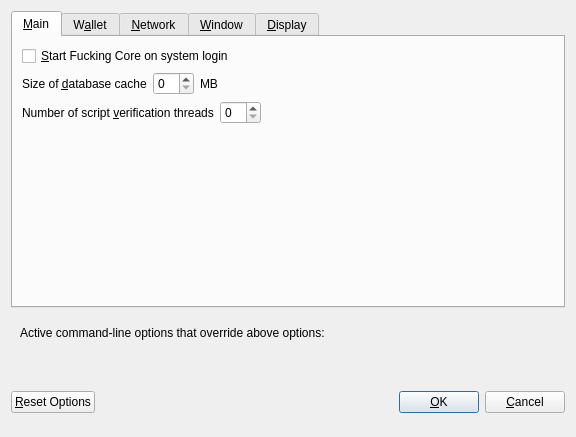
<?xml version="1.0" encoding="UTF-8"?>
<ui version="4.0">
 <class>OptionsDialog</class>
 <widget class="QDialog" name="OptionsDialog">
  <property name="geometry">
   <rect>
    <x>0</x>
    <y>0</y>
    <width>576</width>
    <height>402</height>
   </rect>
  </property>
  <property name="windowTitle">
   <string>Options</string>
  </property>
  <property name="modal">
   <bool>true</bool>
  </property>
  <layout class="QVBoxLayout" name="verticalLayout">
   <item>
    <widget class="QTabWidget" name="tabWidget">
     <property name="currentIndex">
      <number>0</number>
     </property>
     <widget class="QWidget" name="tabMain">
      <attribute name="title">
       <string>&amp;Main</string>
      </attribute>
      <layout class="QVBoxLayout" name="verticalLayout_Main">
       <item>
        <widget class="QCheckBox" name="bitcoinAtStartup">
         <property name="toolTip">
          <string>Automatically start Fucking Core after logging in to the system.</string>
         </property>
         <property name="text">
          <string>&amp;Start Fucking Core on system login</string>
         </property>
        </widget>
       </item>
       <item>
        <layout class="QHBoxLayout" name="horizontalLayout_2_Main">
         <item>
          <widget class="QLabel" name="databaseCacheLabel">
           <property name="text">
            <string>Size of &amp;database cache</string>
           </property>
           <property name="textFormat">
            <enum>Qt::PlainText</enum>
           </property>
           <property name="buddy">
            <cstring>databaseCache</cstring>
           </property>
          </widget>
         </item>
         <item>
          <widget class="QSpinBox" name="databaseCache"/>
         </item>
         <item>
          <widget class="QLabel" name="databaseCacheUnitLabel">
           <property name="text">
            <string>MB</string>
           </property>
           <property name="textFormat">
            <enum>Qt::PlainText</enum>
           </property>
          </widget>
         </item>
         <item>
          <spacer name="horizontalSpacer_2_Main">
           <property name="orientation">
            <enum>Qt::Horizontal</enum>
           </property>
           <property name="sizeHint" stdset="0">
            <size>
             <width>40</width>
             <height>20</height>
            </size>
           </property>
          </spacer>
         </item>
        </layout>
       </item>
       <item>
        <layout class="QHBoxLayout" name="horizontalLayout_3_Main">
         <item>
          <widget class="QLabel" name="threadsScriptVerifLabel">
           <property name="text">
            <string>Number of script &amp;verification threads</string>
           </property>
           <property name="textFormat">
            <enum>Qt::PlainText</enum>
           </property>
           <property name="buddy">
            <cstring>threadsScriptVerif</cstring>
           </property>
          </widget>
         </item>
         <item>
          <widget class="QSpinBox" name="threadsScriptVerif">
           <property name="toolTip">
            <string>(0 = auto, &lt;0 = leave that many cores free)</string>
           </property>
          </widget>
         </item>
         <item>
          <spacer name="horizontalSpacer_3_Main">
           <property name="orientation">
            <enum>Qt::Horizontal</enum>
           </property>
           <property name="sizeHint" stdset="0">
            <size>
             <width>40</width>
             <height>20</height>
            </size>
           </property>
          </spacer>
         </item>
        </layout>
       </item>
       <item>
        <spacer name="verticalSpacer_Main">
         <property name="orientation">
          <enum>Qt::Vertical</enum>
         </property>
         <property name="sizeHint" stdset="0">
          <size>
           <width>20</width>
           <height>40</height>
          </size>
         </property>
        </spacer>
       </item>
      </layout>
     </widget>
     <widget class="QWidget" name="tabWallet">
      <attribute name="title">
       <string>W&amp;allet</string>
      </attribute>
      <layout class="QVBoxLayout" name="verticalLayout_Wallet">
       <item>
        <widget class="QGroupBox" name="groupBox">
         <property name="title">
          <string>Expert</string>
         </property>
         <layout class="QVBoxLayout" name="verticalLayout_2">
          <item>
           <widget class="QCheckBox" name="coinControlFeatures">
            <property name="toolTip">
             <string>Whether to show coin control features or not.</string>
            </property>
            <property name="text">
             <string>Enable coin &amp;control features</string>
            </property>
           </widget>
          </item>
          <item>
           <widget class="QCheckBox" name="showMasternodesTab">
            <property name="toolTip">
             <string>Show additional tab listing all your masternodes in first sub-tab&lt;br/&gt;and all masternodes on the network in second sub-tab.</string>
            </property>
            <property name="text">
             <string>Show Masternodes Tab</string>
            </property>
           </widget>
          </item>
          <item>
           <widget class="QCheckBox" name="showAdvancedPSUI">
            <property name="toolTip">
             <string>Show additional information and buttons for PrivateSend on overview screen.</string>
            </property>
            <property name="text">
             <string>Enable advanced PrivateSend interface</string>
            </property>
           </widget>
          </item>
          <item>
           <widget class="QCheckBox" name="lowKeysWarning">
            <property name="toolTip">
             <string>Show warning dialog when PrivateSend detects that wallet has very low number of keys left.</string>
            </property>
            <property name="text">
             <string>Warn if PrivateSend is running out of keys</string>
            </property>
           </widget>
          </item>
          <item>
           <widget class="QCheckBox" name="privateSendMultiSession">
            <property name="toolTip">
             <string>Whether to use experimental PrivateSend mode with multiple mixing sessions per block.&lt;br/&gt;Note: You must use this feature carefully.&lt;br/&gt;Make sure you always have recent wallet (auto)backup in a safe place!</string>
            </property>
            <property name="text">
             <string>Enable PrivateSend &amp;multi-session</string>
            </property>
           </widget>
          </item>
          <item>
           <widget class="QCheckBox" name="spendZeroConfChange">
            <property name="toolTip">
             <string>If you disable the spending of unconfirmed change, the change from a transaction&lt;br/&gt;cannot be used until that transaction has at least one confirmation.&lt;br/&gt;This also affects how your balance is computed.</string>
            </property>
            <property name="text">
             <string>&amp;Spend unconfirmed change</string>
            </property>
           </widget>
          </item>
         </layout>
        </widget>
       </item>
       <item>
        <layout class="QHBoxLayout" name="horizontalLayout_4_Wallet">
         <item>
          <widget class="QLabel" name="label">
           <property name="toolTip">
            <string>This setting determines the amount of individual masternodes that an input will be anonymized through.&lt;br/&gt;More rounds of anonymization gives a higher degree of privacy, but also costs more in fees.</string>
           </property>
           <property name="text">
            <string>PrivateSend rounds to use</string>
           </property>
          </widget>
         </item>
         <item>
          <widget class="QSpinBox" name="privateSendRounds">
           <property name="minimum">
            <number>2</number>
           </property>
           <property name="maximum">
            <number>8</number>
           </property>
           <property name="value">
            <number>4</number>
           </property>
          </widget>
         </item>
        </layout>
       </item>
       <item>
        <layout class="QHBoxLayout" name="horizontalLayout">
         <item>
          <widget class="QLabel" name="label_2">
           <property name="toolTip">
            <string>This amount acts as a threshold to turn off PrivateSend once it's reached.</string>
           </property>
           <property name="statusTip">
            <string notr="true"/>
           </property>
           <property name="whatsThis">
            <string notr="true"/>
           </property>
           <property name="accessibleName">
            <string notr="true"/>
           </property>
           <property name="accessibleDescription">
            <string notr="true"/>
           </property>
           <property name="text">
            <string>Amount of Fucking to keep anonymized</string>
           </property>
          </widget>
         </item>
         <item>
          <widget class="QSpinBox" name="privateSendAmount">
           <property name="minimum">
            <number>2</number>
           </property>
           <property name="maximum">
            <number>2000</number>
           </property>
           <property name="singleStep">
            <number>10</number>
           </property>
           <property name="value">
            <number>1000</number>
           </property>
          </widget>
         </item>
        </layout>
       </item>
       <item>
        <spacer name="verticalSpacer_Wallet">
         <property name="orientation">
          <enum>Qt::Vertical</enum>
         </property>
         <property name="sizeHint" stdset="0">
          <size>
           <width>20</width>
           <height>40</height>
          </size>
         </property>
        </spacer>
       </item>
      </layout>
     </widget>
     <widget class="QWidget" name="tabNetwork">
      <attribute name="title">
       <string>&amp;Network</string>
      </attribute>
      <layout class="QVBoxLayout" name="verticalLayout_Network">
       <item>
        <widget class="QCheckBox" name="mapPortUpnp">
         <property name="toolTip">
          <string>Automatically open the Fucking Core client port on the router. This only works when your router supports UPnP and it is enabled.</string>
         </property>
         <property name="text">
          <string>Map port using &amp;UPnP</string>
         </property>
        </widget>
       </item>
       <item>
        <widget class="QCheckBox" name="allowIncoming">
         <property name="toolTip">
          <string>Accept connections from outside</string>
         </property>
         <property name="text">
          <string>Allow incoming connections</string>
         </property>
        </widget>
       </item>
       <item>
        <widget class="QCheckBox" name="connectSocks">
         <property name="toolTip">
          <string>Connect to the Fucking network through a SOCKS5 proxy.</string>
         </property>
         <property name="text">
          <string>&amp;Connect through SOCKS5 proxy (default proxy):</string>
         </property>
        </widget>
       </item>
       <item>
        <layout class="QHBoxLayout" name="horizontalLayout_1_Network">
         <item>
          <widget class="QLabel" name="proxyIpLabel">
           <property name="text">
            <string>Proxy &amp;IP:</string>
           </property>
           <property name="textFormat">
            <enum>Qt::PlainText</enum>
           </property>
           <property name="buddy">
            <cstring>proxyIp</cstring>
           </property>
          </widget>
         </item>
         <item>
          <widget class="QValidatedLineEdit" name="proxyIp">
           <property name="minimumSize">
            <size>
             <width>140</width>
             <height>0</height>
            </size>
           </property>
           <property name="maximumSize">
            <size>
             <width>140</width>
             <height>16777215</height>
            </size>
           </property>
           <property name="toolTip">
            <string>IP address of the proxy (e.g. IPv4: 127.0.0.1 / IPv6: ::1)</string>
           </property>
          </widget>
         </item>
         <item>
          <widget class="QLabel" name="proxyPortLabel">
           <property name="text">
            <string>&amp;Port:</string>
           </property>
           <property name="textFormat">
            <enum>Qt::PlainText</enum>
           </property>
           <property name="buddy">
            <cstring>proxyPort</cstring>
           </property>
          </widget>
         </item>
         <item>
          <widget class="QLineEdit" name="proxyPort">
           <property name="minimumSize">
            <size>
             <width>55</width>
             <height>0</height>
            </size>
           </property>
           <property name="maximumSize">
            <size>
             <width>55</width>
             <height>16777215</height>
            </size>
           </property>
           <property name="toolTip">
            <string>Port of the proxy (e.g. 9050)</string>
           </property>
          </widget>
         </item>
         <item>
          <spacer name="horizontalSpacer_1_Network">
           <property name="orientation">
            <enum>Qt::Horizontal</enum>
           </property>
           <property name="sizeHint" stdset="0">
            <size>
             <width>40</width>
             <height>20</height>
            </size>
           </property>
          </spacer>
         </item>
        </layout>
       </item>
       <item>
        <layout class="QHBoxLayout" name="horizontalLayout_2_Network">
         <item>
          <widget class="QLabel" name="proxyActiveNets">
           <property name="text">
            <string>Used for reaching peers via:</string>
           </property>
           <property name="textFormat">
            <enum>Qt::PlainText</enum>
           </property>
          </widget>
         </item>
         <item>
          <widget class="QCheckBox" name="proxyReachIPv4">
           <property name="enabled">
            <bool>false</bool>
           </property>
           <property name="toolTip">
            <string>Shows, if the supplied default SOCKS5 proxy is used to reach peers via this network type.</string>
           </property>
           <property name="text">
            <string/>
           </property>
          </widget>
         </item>
         <item>
          <widget class="QLabel" name="proxyReachIPv4Label">
           <property name="text">
            <string>IPv4</string>
           </property>
           <property name="textFormat">
            <enum>Qt::PlainText</enum>
           </property>
          </widget>
         </item>
         <item>
          <widget class="QCheckBox" name="proxyReachIPv6">
           <property name="enabled">
            <bool>false</bool>
           </property>
           <property name="toolTip">
            <string>Shows, if the supplied default SOCKS5 proxy is used to reach peers via this network type.</string>
           </property>
           <property name="text">
            <string/>
           </property>
          </widget>
         </item>
         <item>
          <widget class="QLabel" name="proxyReachIPv6Label">
           <property name="text">
            <string>IPv6</string>
           </property>
           <property name="textFormat">
            <enum>Qt::PlainText</enum>
           </property>
          </widget>
         </item>
         <item>
          <widget class="QCheckBox" name="proxyReachTor">
           <property name="enabled">
            <bool>false</bool>
           </property>
           <property name="toolTip">
            <string>Shows, if the supplied default SOCKS5 proxy is used to reach peers via this network type.</string>
           </property>
           <property name="text">
            <string/>
           </property>
          </widget>
         </item>
         <item>
          <widget class="QLabel" name="proxyReachTorLabel">
           <property name="text">
            <string>Tor</string>
           </property>
           <property name="textFormat">
            <enum>Qt::PlainText</enum>
           </property>
          </widget>
         </item>
         <item>
          <spacer name="horizontalSpacer_2_Network">
           <property name="orientation">
            <enum>Qt::Horizontal</enum>
           </property>
           <property name="sizeHint" stdset="0">
            <size>
             <width>40</width>
             <height>20</height>
            </size>
           </property>
          </spacer>
         </item>
        </layout>
       </item>
       <item>
        <widget class="QCheckBox" name="connectSocksTor">
         <property name="toolTip">
          <string>Connect to the Fucking network through a separate SOCKS5 proxy for Tor hidden services.</string>
         </property>
         <property name="text">
          <string>Use separate SOCKS5 proxy to reach peers via Tor hidden services:</string>
         </property>
        </widget>
       </item>
       <item>
        <layout class="QHBoxLayout" name="horizontalLayout_3_Network">
         <item>
          <widget class="QLabel" name="proxyIpTorLabel">
           <property name="text">
            <string>Proxy &amp;IP:</string>
           </property>
           <property name="textFormat">
            <enum>Qt::PlainText</enum>
           </property>
           <property name="buddy">
            <cstring>proxyIpTor</cstring>
           </property>
          </widget>
         </item>
         <item>
          <widget class="QValidatedLineEdit" name="proxyIpTor">
           <property name="minimumSize">
            <size>
             <width>140</width>
             <height>0</height>
            </size>
           </property>
           <property name="maximumSize">
            <size>
             <width>140</width>
             <height>16777215</height>
            </size>
           </property>
           <property name="toolTip">
            <string>IP address of the proxy (e.g. IPv4: 127.0.0.1 / IPv6: ::1)</string>
           </property>
          </widget>
         </item>
         <item>
          <widget class="QLabel" name="proxyPortTorLabel">
           <property name="text">
            <string>&amp;Port:</string>
           </property>
           <property name="textFormat">
            <enum>Qt::PlainText</enum>
           </property>
           <property name="buddy">
            <cstring>proxyPortTor</cstring>
           </property>
          </widget>
         </item>
         <item>
          <widget class="QLineEdit" name="proxyPortTor">
           <property name="minimumSize">
            <size>
             <width>55</width>
             <height>0</height>
            </size>
           </property>
           <property name="maximumSize">
            <size>
             <width>55</width>
             <height>16777215</height>
            </size>
           </property>
           <property name="toolTip">
            <string>Port of the proxy (e.g. 9050)</string>
           </property>
          </widget>
         </item>
         <item>
          <spacer name="horizontalSpacer_4_Network">
           <property name="orientation">
            <enum>Qt::Horizontal</enum>
           </property>
           <property name="sizeHint" stdset="0">
            <size>
             <width>40</width>
             <height>20</height>
            </size>
           </property>
          </spacer>
         </item>
        </layout>
       </item>
       <item>
        <spacer name="verticalSpacer_Network">
         <property name="orientation">
          <enum>Qt::Vertical</enum>
         </property>
         <property name="sizeHint" stdset="0">
          <size>
           <width>20</width>
           <height>40</height>
          </size>
         </property>
        </spacer>
       </item>
      </layout>
     </widget>
     <widget class="QWidget" name="tabWindow">
      <attribute name="title">
       <string>&amp;Window</string>
      </attribute>
      <layout class="QVBoxLayout" name="verticalLayout_Window">
       <item>
        <widget class="QCheckBox" name="hideTrayIcon">
         <property name="toolTip">
          <string>&amp;Hide the icon from the system tray.</string>
         </property>
         <property name="text">
          <string>Hide tray icon</string>
         </property>
        </widget>
       </item>
       <item>
        <widget class="QCheckBox" name="minimizeToTray">
         <property name="toolTip">
          <string>Show only a tray icon after minimizing the window.</string>
         </property>
         <property name="text">
          <string>&amp;Minimize to the tray instead of the taskbar</string>
         </property>
        </widget>
       </item>
       <item>
        <widget class="QCheckBox" name="minimizeOnClose">
         <property name="toolTip">
          <string>Minimize instead of exit the application when the window is closed. When this option is enabled, the application will be closed only after selecting Exit in the menu.</string>
         </property>
         <property name="text">
          <string>M&amp;inimize on close</string>
         </property>
        </widget>
       </item>
       <item>
        <spacer name="verticalSpacer_Window">
         <property name="orientation">
          <enum>Qt::Vertical</enum>
         </property>
         <property name="sizeHint" stdset="0">
          <size>
           <width>20</width>
           <height>40</height>
          </size>
         </property>
        </spacer>
       </item>
      </layout>
     </widget>
     <widget class="QWidget" name="tabDisplay">
      <attribute name="title">
       <string>&amp;Display</string>
      </attribute>
      <layout class="QVBoxLayout" name="verticalLayout_Display">
       <item>
        <layout class="QHBoxLayout" name="horizontalLayout_1_Display">
         <item>
          <widget class="QLabel" name="langLabel">
           <property name="text">
            <string>User Interface &amp;language:</string>
           </property>
           <property name="textFormat">
            <enum>Qt::PlainText</enum>
           </property>
           <property name="buddy">
            <cstring>lang</cstring>
           </property>
          </widget>
         </item>
         <item>
          <widget class="QValueComboBox" name="lang">
           <property name="toolTip">
            <string>The user interface language can be set here. This setting will take effect after restarting Fucking Core.</string>
           </property>
          </widget>
         </item>
        </layout>
       </item>
       <item>
        <widget class="QLabel" name="label_3">
         <property name="toolTip">
          <string notr="true"/>
         </property>
         <property name="statusTip">
          <string notr="true"/>
         </property>
         <property name="whatsThis">
          <string notr="true"/>
         </property>
         <property name="accessibleName">
          <string notr="true"/>
         </property>
         <property name="text">
          <string>Language missing or translation incomplete? Help contributing translations here:
https://www.transifex.com/projects/p/fucking/</string>
         </property>
         <property name="wordWrap">
          <bool>true</bool>
         </property>
         <property name="openExternalLinks">
          <bool>true</bool>
         </property>
         <property name="textInteractionFlags">
          <set>Qt::TextBrowserInteraction</set>
         </property>
        </widget>
       </item>
       <item>
        <layout class="QHBoxLayout" name="horizontalLayout_4_Display" stretch="0,0">
         <item>
          <widget class="QLabel" name="themeLabel">
           <property name="text">
            <string>User Interface Theme:</string>
           </property>
          </widget>
         </item>
         <item>
          <widget class="QValueComboBox" name="theme"/>
         </item>
        </layout>
       </item>
       <item>
        <widget class="Line" name="line">
         <property name="orientation">
          <enum>Qt::Horizontal</enum>
         </property>
        </widget>
       </item>
       <item>
        <layout class="QHBoxLayout" name="horizontalLayout_2_Display">
         <item>
          <widget class="QLabel" name="unitLabel">
           <property name="text">
            <string>&amp;Unit to show amounts in:</string>
           </property>
           <property name="textFormat">
            <enum>Qt::PlainText</enum>
           </property>
           <property name="buddy">
            <cstring>unit</cstring>
           </property>
          </widget>
         </item>
         <item>
          <widget class="QValueComboBox" name="unit">
           <property name="toolTip">
            <string>Choose the default subdivision unit to show in the interface and when sending coins.</string>
           </property>
          </widget>
         </item>
        </layout>
       </item>
       <item>
        <layout class="QHBoxLayout" name="horizontalLayout_5_Display">
         <item>
          <widget class="QLabel" name="digitsLabel">
           <property name="text">
            <string>Decimal digits</string>
           </property>
          </widget>
         </item>
         <item>
          <widget class="QValueComboBox" name="digits"/>
         </item>
        </layout>
       </item>
       <item>
        <layout class="QHBoxLayout" name="horizontalLayout_3_Display">
         <item>
          <widget class="QLabel" name="thirdPartyTxUrlsLabel">
           <property name="toolTip">
            <string>Third party URLs (e.g. a block explorer) that appear in the transactions tab as context menu items.&lt;br/&gt;%s in the URL is replaced by transaction hash. Multiple URLs are separated by vertical bar |.</string>
           </property>
           <property name="text">
            <string>Third party transaction URLs</string>
           </property>
           <property name="buddy">
            <cstring>thirdPartyTxUrls</cstring>
           </property>
          </widget>
         </item>
         <item>
          <widget class="QLineEdit" name="thirdPartyTxUrls">
           <property name="toolTip">
            <string>Third party URLs (e.g. a block explorer) that appear in the transactions tab as context menu items.&lt;br/&gt;%s in the URL is replaced by transaction hash. Multiple URLs are separated by vertical bar |.</string>
           </property>
          </widget>
         </item>
        </layout>
       </item>
       <item>
        <spacer name="verticalSpacer">
         <property name="orientation">
          <enum>Qt::Vertical</enum>
         </property>
         <property name="sizeHint" stdset="0">
          <size>
           <width>20</width>
           <height>40</height>
          </size>
         </property>
        </spacer>
       </item>
      </layout>
     </widget>
    </widget>
   </item>
   <item>
    <widget class="QFrame" name="frame">
     <layout class="QVBoxLayout" name="verticalLayout_Bottom">
      <item>
       <layout class="QHBoxLayout" name="horizontalLayout_Bottom">
        <item>
         <widget class="QLabel" name="overriddenByCommandLineInfoLabel">
          <property name="text">
           <string>Active command-line options that override above options:</string>
          </property>
          <property name="textFormat">
           <enum>Qt::PlainText</enum>
          </property>
         </widget>
        </item>
        <item>
         <spacer name="horizontalSpacer_Bottom">
          <property name="orientation">
           <enum>Qt::Horizontal</enum>
          </property>
          <property name="sizeHint" stdset="0">
           <size>
            <width>40</width>
            <height>20</height>
           </size>
          </property>
         </spacer>
        </item>
       </layout>
      </item>
      <item>
       <widget class="QLabel" name="overriddenByCommandLineLabel">
        <property name="text">
         <string/>
        </property>
        <property name="textFormat">
         <enum>Qt::PlainText</enum>
        </property>
        <property name="wordWrap">
         <bool>true</bool>
        </property>
       </widget>
      </item>
     </layout>
    </widget>
   </item>
   <item>
    <layout class="QHBoxLayout" name="horizontalLayout_Buttons">
     <item>
      <widget class="QPushButton" name="resetButton">
       <property name="toolTip">
        <string>Reset all client options to default.</string>
       </property>
       <property name="text">
        <string>&amp;Reset Options</string>
       </property>
       <property name="autoDefault">
        <bool>false</bool>
       </property>
      </widget>
     </item>
     <item>
      <spacer name="horizontalSpacer_1">
       <property name="orientation">
        <enum>Qt::Horizontal</enum>
       </property>
       <property name="sizeHint" stdset="0">
        <size>
         <width>40</width>
         <height>48</height>
        </size>
       </property>
      </spacer>
     </item>
     <item>
      <widget class="QLabel" name="statusLabel">
       <property name="minimumSize">
        <size>
         <width>200</width>
         <height>0</height>
        </size>
       </property>
       <property name="font">
        <font>
         <weight>75</weight>
         <bold>true</bold>
        </font>
       </property>
       <property name="text">
        <string/>
       </property>
       <property name="textFormat">
        <enum>Qt::PlainText</enum>
       </property>
       <property name="wordWrap">
        <bool>true</bool>
       </property>
      </widget>
     </item>
     <item>
      <spacer name="horizontalSpacer_2">
       <property name="orientation">
        <enum>Qt::Horizontal</enum>
       </property>
       <property name="sizeHint" stdset="0">
        <size>
         <width>40</width>
         <height>48</height>
        </size>
       </property>
      </spacer>
     </item>
     <item>
      <widget class="QPushButton" name="okButton">
       <property name="text">
        <string>&amp;OK</string>
       </property>
       <property name="autoDefault">
        <bool>false</bool>
       </property>
       <property name="default">
        <bool>true</bool>
       </property>
      </widget>
     </item>
     <item>
      <widget class="QPushButton" name="cancelButton">
       <property name="text">
        <string>&amp;Cancel</string>
       </property>
       <property name="autoDefault">
        <bool>false</bool>
       </property>
      </widget>
     </item>
    </layout>
   </item>
  </layout>
 </widget>
 <customwidgets>
  <customwidget>
   <class>QValidatedLineEdit</class>
   <extends>QLineEdit</extends>
   <header>qvalidatedlineedit.h</header>
  </customwidget>
  <customwidget>
   <class>QValueComboBox</class>
   <extends>QComboBox</extends>
   <header>qvaluecombobox.h</header>
  </customwidget>
 </customwidgets>
 <resources/>
 <connections/>
</ui>
